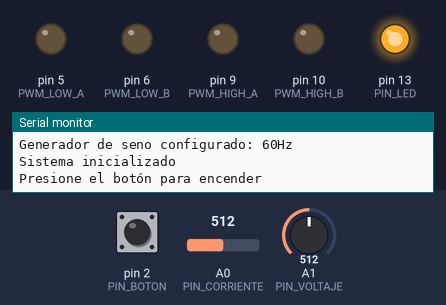
The sketch below on a simulated Arduino Uno, built with avr-gcc and run on an emulated ATmega328P. Parts: output pins drawn as LEDs (lit = HIGH), the last lines printed to the serial monitor. Dashed ring = blinking. The inputs (shaded band) are chosen by the test bench; at power-on: pin 2 (PIN_BOTON) HIGH, A0 (PIN_CORRIENTE) = 512, A1 (PIN_VOLTAJE) = 512.

Above: at 0.1 s.
At 2.4 s:
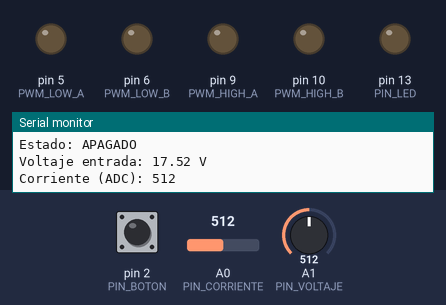
2.5 s: pin 2 (PIN_BOTON) pulled LOW for 0.15 s
At 2.55 s:
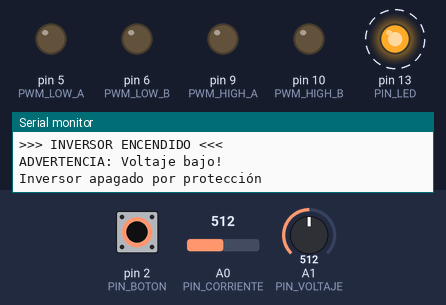
Timing chart, 0 to 11.5 s (numbered marks = the images above; inputs shaded):
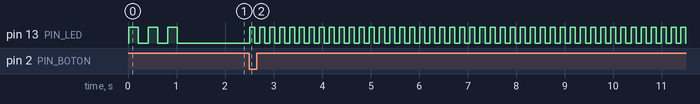

The sketch:

inversor_onda_pura_24v_120v.ino
```cpp
/*
 * INVERSOR DE ONDA SINUSOIDAL PURA 24V DC a 120V AC
 * Usando Transformador de Ferrita de Alta Frecuencia
 *
 * DESCRIPCIÓN:
 * Este código genera una señal SPWM (Sinusoidal Pulse Width Modulation)
 * para controlar un inversor de puente completo (H-bridge) que alimenta
 * un transformador de ferrita de alta frecuencia.
 *
 * ESPECIFICACIONES:
 * - Tensión de entrada: 24V DC
 * - Tensión de salida: 120V AC RMS (60Hz)
 * - Frecuencia de conmutación: 20 kHz (para transformador de ferrita)
 * - Frecuencia de salida: 60Hz (configurable a 50Hz)
 *
 * HARDWARE NECESARIO:
 * - Arduino Nano/Uno/Mega
 * - 4 MOSFETs (por ejemplo: IRFZ44N o IRF3205)
 * - 4 Drivers de MOSFET (IR2110 o equivalente)
 * - Transformador de ferrita de alta frecuencia (relación apropiada)
 * - Filtro LC de salida
 * - Circuito de protección y realimentación
 *
 * CONEXIONES DE PINES:
 * Pin 9  -> PWM1 (H-Bridge lado alto izquierdo)
 * Pin 10 -> PWM2 (H-Bridge lado alto derecho)
 * Pin 5  -> PWM3 (H-Bridge lado bajo izquierdo)
 * Pin 6  -> PWM4 (H-Bridge lado bajo derecho)
 * A0     -> Sensor de corriente (opcional)
 * A1     -> Sensor de voltaje de entrada (opcional)
 * Pin 2  -> Botón de encendido/apagado
 * Pin 13 -> LED indicador
 *
 * TOPOLOGÍA:
 * Se utiliza un puente completo (Full H-Bridge) con tiempo muerto
 * para evitar cortocircuitos. La señal SPWM se genera usando
 * una tabla de búsqueda de seno.
 *
 * AUTOR: Sistema de control de inversor
 * FECHA: 2025
 * VERSIÓN: 1.0
 */

#include <avr/io.h>
#include <avr/interrupt.h>

// ==================== CONFIGURACIÓN ====================
#define FRECUENCIA_SALIDA 60        // 60Hz (cambiar a 50 para Europa)
#define FRECUENCIA_PWM 20000        // 20kHz para transformador de ferrita
#define TIEMPO_MUERTO_US 2          // Tiempo muerto en microsegundos (dead time)
#define MUESTRAS_SENO 100           // Resolución de la tabla de seno

// Pines de control del H-Bridge
#define PWM_HIGH_A 9                // Timer1 OC1A
#define PWM_HIGH_B 10               // Timer1 OC1B
#define PWM_LOW_A 5                 // Timer0 OC0B (control por software)
#define PWM_LOW_B 6                 // Timer0 OC0A (control por software)

// Pines de entrada/salida
#define PIN_CORRIENTE A0            // Sensor de corriente
#define PIN_VOLTAJE A1              // Sensor de voltaje de entrada
#define PIN_BOTON 2                 // Botón de encendido
#define PIN_LED 13                  // LED indicador

// Límites de protección
#define VOLTAJE_MIN 22.0            // Voltaje mínimo de batería (22V)
#define VOLTAJE_MAX 29.0            // Voltaje máximo de batería (29V)
#define CORRIENTE_MAX 800           // Corriente máxima (valor ADC)

// ==================== VARIABLES GLOBALES ====================
// Tabla de seno precalculada (valores de 0 a 255 para PWM de 8 bits)
// Ajustada para Timer1 de 10 bits (0-1023)
const uint16_t tablaSeno[MUESTRAS_SENO] PROGMEM = {
  512, 544, 576, 607, 639, 670, 701, 731, 761, 791,
  819, 847, 875, 901, 927, 952, 976, 999, 1021, 1042,
  1062, 1081, 1099, 1115, 1131, 1145, 1158, 1170, 1181, 1190,
  1198, 1205, 1211, 1215, 1218, 1220, 1221, 1220, 1218, 1215,
  1211, 1205, 1198, 1190, 1181, 1170, 1158, 1145, 1131, 1115,
  1099, 1081, 1062, 1042, 1021, 999, 976, 952, 927, 901,
  875, 847, 819, 791, 761, 731, 701, 670, 639, 607,
  576, 544, 512, 480, 448, 417, 385, 354, 323, 293,
  263, 233, 205, 177, 149, 123, 97, 72, 48, 25,
  3, 0, 0, 0, 0, 19, 39, 61, 85, 110
};

volatile uint16_t indiceTabla = 0;
volatile bool inversorEncendido = false;
volatile bool sobrecarga = false;

float voltajeEntrada = 24.0;
uint16_t corrienteActual = 0;

// ==================== CONFIGURACIÓN INICIAL ====================
void setup() {
  // Inicializar comunicación serial para debug
  Serial.begin(115200);
  Serial.println(F("================================="));
  Serial.println(F("INVERSOR ONDA SINUSOIDAL PURA"));
  Serial.println(F("24V DC -> 120V AC @ 60Hz"));
  Serial.println(F("================================="));

  // Configurar pines
  pinMode(PWM_HIGH_A, OUTPUT);
  pinMode(PWM_HIGH_B, OUTPUT);
  pinMode(PWM_LOW_A, OUTPUT);
  pinMode(PWM_LOW_B, OUTPUT);
  pinMode(PIN_LED, OUTPUT);
  pinMode(PIN_BOTON, INPUT_PULLUP);

  // Apagar todos los MOSFETs inicialmente
  digitalWrite(PWM_HIGH_A, LOW);
  digitalWrite(PWM_HIGH_B, LOW);
  digitalWrite(PWM_LOW_A, LOW);
  digitalWrite(PWM_LOW_B, LOW);

  // Configurar Timer1 para PWM rápido de 10 bits
  configurarPWM();

  // Configurar Timer2 para generar la onda senoidal a 60Hz
  configurarTimerSeno();

  // Configurar interrupción para el botón
  attachInterrupt(digitalPinToInterrupt(PIN_BOTON), toggleInversor, FALLING);

  Serial.println(F("Sistema inicializado"));
  Serial.println(F("Presione el botón para encender"));

  // Parpadear LED para indicar que está listo
  for(int i = 0; i < 3; i++) {
    digitalWrite(PIN_LED, HIGH);
    delay(200);
    digitalWrite(PIN_LED, LOW);
    delay(200);
  }
}

// ==================== CONFIGURACIÓN DE PWM ====================
void configurarPWM() {
  // Configurar Timer1 para Fast PWM de 10 bits
  // Frecuencia PWM = 16MHz / (prescaler * (TOP+1))
  // Para 20kHz: prescaler = 1, TOP = 799

  // Detener timer
  TCCR1A = 0;
  TCCR1B = 0;

  // Modo Fast PWM con ICR1 como TOP
  TCCR1A = _BV(WGM11) | _BV(COM1A1) | _BV(COM1B1);
  TCCR1B = _BV(WGM13) | _BV(WGM12) | _BV(CS10); // Sin prescaler

  // Configurar TOP para 20kHz (16MHz / 20kHz = 800)
  ICR1 = 799;

  // Inicializar duty cycle a 0
  OCR1A = 0;
  OCR1B = 0;

  Serial.println(F("PWM configurado a 20kHz"));
}

// ==================== CONFIGURACIÓN DE TIMER PARA ONDA SENOIDAL ====================
void configurarTimerSeno() {
  // Configurar Timer2 para generar interrupciones a la frecuencia
  // necesaria para actualizar la tabla de seno
  // Frecuencia de interrupción = FRECUENCIA_SALIDA * MUESTRAS_SENO
  // Para 60Hz con 100 muestras = 6000Hz

  cli(); // Deshabilitar interrupciones

  TCCR2A = 0;
  TCCR2B = 0;
  TCNT2 = 0;

  // Modo CTC (Clear Timer on Compare Match)
  TCCR2A = _BV(WGM21);

  // Prescaler de 64: 16MHz / 64 = 250kHz
  TCCR2B = _BV(CS22);

  // Para 6000Hz: 250000 / 6000 = 41.67 ≈ 42
  OCR2A = 41;

  // Habilitar interrupción por comparación
  TIMSK2 = _BV(OCIE2A);

  sei(); // Habilitar interrupciones

  Serial.print(F("Generador de seno configurado: "));
  Serial.print(FRECUENCIA_SALIDA);
  Serial.println(F("Hz"));
}

// ==================== INTERRUPCIÓN PARA GENERAR ONDA SENOIDAL ====================
ISR(TIMER2_COMPA_vect) {
  if(!inversorEncendido || sobrecarga) {
    OCR1A = 0;
    OCR1B = 0;
    return;
  }

  // Leer valor de la tabla de seno
  uint16_t valorSeno = pgm_read_word(&tablaSeno[indiceTabla]);

  // Determinar qué medio puente activar según la polaridad
  if(indiceTabla < MUESTRAS_SENO / 2) {
    // Semiciclo positivo: PWM_HIGH_A y PWM_LOW_B
    OCR1A = valorSeno;
    OCR1B = 0;
    // Los pines LOW se controlan por software con tiempo muerto
    digitalWrite(PWM_LOW_B, HIGH);
    digitalWrite(PWM_LOW_A, LOW);
  } else {
    // Semiciclo negativo: PWM_HIGH_B y PWM_LOW_A
    OCR1A = 0;
    OCR1B = valorSeno;
    // Los pines LOW se controlan por software con tiempo muerto
    digitalWrite(PWM_LOW_A, HIGH);
    digitalWrite(PWM_LOW_B, LOW);
  }

  // Avanzar en la tabla
  indiceTabla++;
  if(indiceTabla >= MUESTRAS_SENO) {
    indiceTabla = 0;
  }
}

// ==================== FUNCIÓN DE INTERRUPCIÓN DEL BOTÓN ====================
void toggleInversor() {
  static unsigned long ultimaInterrupcion = 0;
  unsigned long tiempoActual = millis();

  // Debounce: ignorar rebotes menores a 200ms
  if(tiempoActual - ultimaInterrupcion > 200) {
    inversorEncendido = !inversorEncendido;
    ultimaInterrupcion = tiempoActual;

    if(inversorEncendido) {
      Serial.println(F(">>> INVERSOR ENCENDIDO <<<"));
    } else {
      Serial.println(F(">>> INVERSOR APAGADO <<<"));
      // Apagar todos los PWM
      OCR1A = 0;
      OCR1B = 0;
      digitalWrite(PWM_LOW_A, LOW);
      digitalWrite(PWM_LOW_B, LOW);
    }
  }
}

// ==================== FUNCIÓN DE MONITOREO ====================
void monitorearSistema() {
  // Leer voltaje de entrada (usando divisor de voltaje)
  // Ajustar factor de conversión según tu divisor de voltaje
  int lecturaVoltaje = analogRead(PIN_VOLTAJE);
  voltajeEntrada = (lecturaVoltaje * 5.0 / 1023.0) * 7.0; // Factor ejemplo: 7x

  // Leer corriente (usando sensor ACS712 o similar)
  int lecturaCorriente = analogRead(PIN_CORRIENTE);
  corrienteActual = lecturaCorriente;

  // Verificar bajo voltaje
  if(voltajeEntrada < VOLTAJE_MIN) {
    if(inversorEncendido) {
      Serial.println(F("ADVERTENCIA: Voltaje bajo!"));
      // Apagar inversor por protección
      inversorEncendido = false;
      sobrecarga = true;
      apagarInversor();
    }
  }

  // Verificar sobrevoltaje
  if(voltajeEntrada > VOLTAJE_MAX) {
    if(inversorEncendido) {
      Serial.println(F("ADVERTENCIA: Sobrevoltaje!"));
      inversorEncendido = false;
      sobrecarga = true;
      apagarInversor();
    }
  }

  // Verificar sobrecorriente
  if(corrienteActual > CORRIENTE_MAX) {
    if(inversorEncendido) {
      Serial.println(F("ADVERTENCIA: Sobrecorriente!"));
      inversorEncendido = false;
      sobrecarga = true;
      apagarInversor();
    }
  }

  // Si hubo sobrecarga, parpadear LED rápidamente
  if(sobrecarga) {
    static unsigned long ultimoParpadeo = 0;
    if(millis() - ultimoParpadeo > 100) {
      digitalWrite(PIN_LED, !digitalRead(PIN_LED));
      ultimoParpadeo = millis();
    }
  } else if(inversorEncendido) {
    digitalWrite(PIN_LED, HIGH);
  } else {
    digitalWrite(PIN_LED, LOW);
  }
}

// ==================== FUNCIÓN PARA APAGAR INVERSOR ====================
void apagarInversor() {
  OCR1A = 0;
  OCR1B = 0;
  digitalWrite(PWM_LOW_A, LOW);
  digitalWrite(PWM_LOW_B, LOW);
  Serial.println(F("Inversor apagado por protección"));
}

// ==================== FUNCIÓN PARA MOSTRAR INFORMACIÓN ====================
void mostrarInformacion() {
  static unsigned long ultimoReporte = 0;

  if(millis() - ultimoReporte > 1000) { // Cada segundo
    Serial.println(F("----------------------------"));
    Serial.print(F("Estado: "));
    Serial.println(inversorEncendido ? F("ENCENDIDO") : F("APAGADO"));
    Serial.print(F("Voltaje entrada: "));
    Serial.print(voltajeEntrada);
    Serial.println(F(" V"));
    Serial.print(F("Corriente (ADC): "));
    Serial.println(corrienteActual);

    if(sobrecarga) {
      Serial.println(F("¡SOBRECARGA DETECTADA!"));
      Serial.println(F("Presione reset para reiniciar"));
    }

    ultimoReporte = millis();
  }
}

// ==================== BUCLE PRINCIPAL ====================
void loop() {
  // Monitorear sistema continuamente
  monitorearSistema();

  // Mostrar información por serial
  mostrarInformacion();

  // Pequeña pausa para no saturar
  delay(10);
}

/*
 * ==================== NOTAS IMPORTANTES ====================
 *
 * 1. AJUSTES NECESARIOS:
 *    - Calibrar los factores de conversión para sensores de voltaje y corriente
 *    - Ajustar TIEMPO_MUERTO_US según los MOSFETs utilizados
 *    - Verificar que el transformador soporte 20kHz
 *
 * 2. FILTRO DE SALIDA:
 *    - Es CRÍTICO usar un filtro LC en la salida para obtener una
 *      onda sinusoidal limpia de 60Hz
 *    - Valores típicos: L = 10mH, C = 10µF (ajustar según carga)
 *
 * 3. PROTECCIONES RECOMENDADAS:
 *    - Fusible en la entrada de 24V
 *    - Protección contra cortocircuito en la salida
 *    - Protección térmica en los MOSFETs
 *    - Ventilación adecuada del disipador
 *
 * 4. OPTIMIZACIONES POSIBLES:
 *    - Implementar control PID para regulación de voltaje
 *    - Agregar compensación de carga
 *    - Implementar arranque suave (soft start)
 *    - Agregar detección de cruce por cero para sincronización
 *
 * 5. CÁLCULO DEL TRANSFORMADOR:
 *    - Relación de vueltas: N2/N1 = 120V / 24V = 5:1
 *    - Considerar pérdidas, usar relación aproximada de 6:1 o 7:1
 *    - Núcleo de ferrita adecuado para 20kHz (tipo ETD, EE, o similar)
 *
 * 6. DRIVERS DE MOSFET:
 *    - Usar IR2110, IR2184 o similar para los MOSFETs de lado alto
 *    - Incluir bootstrap capacitors (típicamente 10µF + diodo rápido)
 *
 * 7. MEJORAS DE SOFTWARE:
 *    - Este código usa una implementación simplificada
 *    - Para producción, considerar usar DMA para actualizar PWM
 *    - Implementar SPWM de dos niveles o multinivel para mejor THD
 *
 * ==================== ADVERTENCIAS DE SEGURIDAD ====================
 *
 * ⚠️  PELIGRO: Este inversor genera 120V AC que puede ser LETAL
 * ⚠️  Usar SIEMPRE protección adecuada y aislamientos apropiados
 * ⚠️  Probar primero con cargas pequeñas (bombilla de 25W)
 * ⚠️  Usar osciloscopio para verificar formas de onda
 * ⚠️  Verificar que NO haya tiempo de conducción simultánea (shoot-through)
 * ⚠️  Usar disipadores de calor adecuados en los MOSFETs
 *
 */
```

Measured:
- after the input at 2.5 s, pin 13 (PIN_LED): alternates HIGH for 0.10 s and LOW for 0.10 s, starting at once
